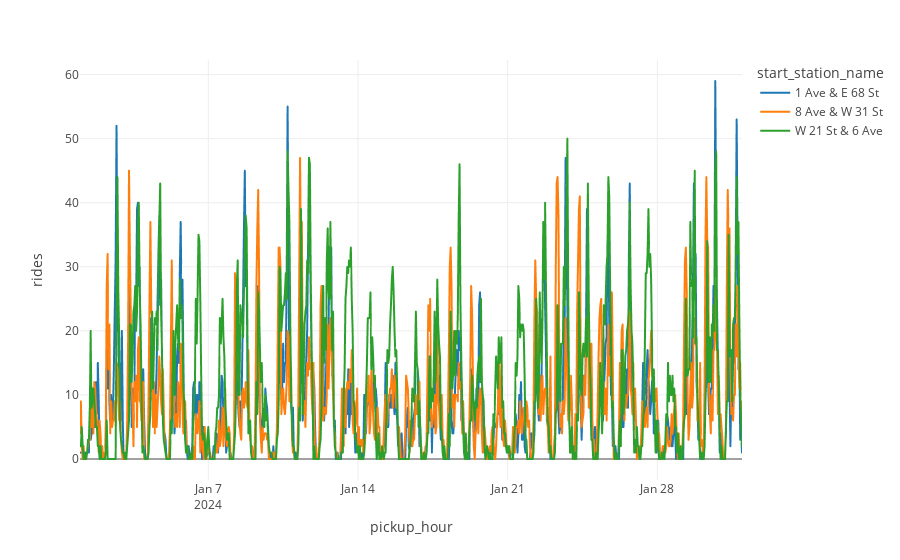

This figure's notebook cell:
### Markdown cell above
Plotting function

### Code cell
# Function to plot rides for specific stations
def plot_rides(
    rides: pd.DataFrame,
    stations: Optional[List[str]] = None
):
    """
    Plots the number of rides over time for specified stations.

    Parameters:
    - rides: DataFrame with columns [pickup_hour, start_station_name, rides]
    - stations: Optional list of station names to plot; if None, plots all stations
    """
    rides_to_plot = rides[rides.start_station_name.isin(stations)] if stations else rides

    fig = px.line(
        rides_to_plot,
        x="pickup_hour",
        y="rides",
        color="start_station_name",
        template="none"
    )

    fig.show()

# Plot the top 3 stations
top_station_names = top_stations['start_station_name'].tolist()
plot_rides(agg_data_filled, stations=top_station_names)

# Save the time series data
ts_path = Path("..") / "data" / "processed" / f"ts_data_{year}_{month:02}.parquet"
agg_data_filled.to_parquet(ts_path, engine="pyarrow", index=False)
print(f"Time series data saved to: {ts_path}")

### Figure 1 — Plotly figure (JSON) as saved in the notebook; plotly's stock layout.template omitted (floating-point values rounded to 4 significant figures; data arrays with more than 128 entries replaced by an {"elided": "..."} marker saying what was removed)
{"data": [{"hovertemplate": "start_station_name=1 Ave & E 68 St<br>pickup_hour=%{x}<br>rides=%{y}<extra></extra>", "legendgroup": "1 Ave & E 68 St", "line": {"color": "#1F77B4", "dash": "solid"}, "marker": {"symbol": "circle"}, "mode": "lines", "name": "1 Ave & E 68 St", "showlegend": true, "type": "scattergl", "x": {"elided": "744 str values"}, "xaxis": "x", "y": {"elided": "744 int values"}, "yaxis": "y"}, {"hovertemplate": "start_station_name=8 Ave & W 31 St<br>pickup_hour=%{x}<br>rides=%{y}<extra></extra>", "legendgroup": "8 Ave & W 31 St", "line": {"color": "#FF7F0E", "dash": "solid"}, "marker": {"symbol": "circle"}, "mode": "lines", "name": "8 Ave & W 31 St", "showlegend": true, "type": "scattergl", "x": {"elided": "744 str values"}, "xaxis": "x", "y": {"elided": "744 int values"}, "yaxis": "y"}, {"hovertemplate": "start_station_name=W 21 St & 6 Ave<br>pickup_hour=%{x}<br>rides=%{y}<extra></extra>", "legendgroup": "W 21 St & 6 Ave", "line": {"color": "#2CA02C", "dash": "solid"}, "marker": {"symbol": "circle"}, "mode": "lines", "name": "W 21 St & 6 Ave", "showlegend": true, "type": "scattergl", "x": {"elided": "744 str values"}, "xaxis": "x", "y": {"elided": "744 int values"}, "yaxis": "y"}], "layout": {"legend": {"title": {"text": "start_station_name"}, "tracegroupgap": 0}, "margin": {"t": 60}, "xaxis": {"anchor": "y", "domain": [0, 1], "title": {"text": "pickup_hour"}}, "yaxis": {"anchor": "x", "domain": [0, 1], "title": {"text": "rides"}}}}
